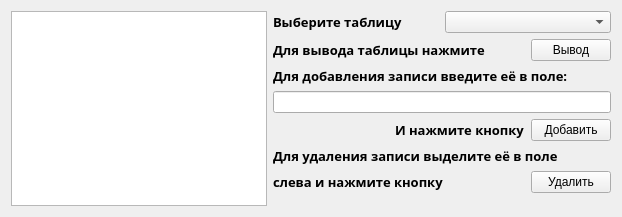
      <widget class="QWidget" name="tab_3">
       <attribute name="title">
        <string>Редактирование Таблиц</string>
       </attribute>
       <layout class="QGridLayout" name="gridLayout_3">
        <item row="0" column="0">
         <widget class="QListWidget" name="listWidget"/>
        </item>
        <item row="0" column="1">
         <layout class="QVBoxLayout" name="verticalLayout_3">
          <item>
           <layout class="QHBoxLayout" name="horizontalLayout">
            <item>
             <widget class="QLabel" name="label">
              <property name="font">
               <font>
                <family>Segoe UI Black</family>
                <pointsize>10</pointsize>
                <weight>75</weight>
                <bold>true</bold>
               </font>
              </property>
              <property name="text">
               <string>Выберите таблицу</string>
              </property>
             </widget>
            </item>
            <item>
             <widget class="QComboBox" name="comboBox_all"/>
            </item>
           </layout>
          </item>
          <item>
           <layout class="QHBoxLayout" name="horizontalLayout_2">
            <item>
             <widget class="QLabel" name="label_2">
              <property name="font">
               <font>
                <family>Segoe UI Black</family>
                <pointsize>10</pointsize>
                <weight>75</weight>
                <bold>true</bold>
               </font>
              </property>
              <property name="text">
               <string>Для вывода таблицы нажмите</string>
              </property>
             </widget>
            </item>
            <item>
             <spacer name="horizontalSpacer_3">
              <property name="orientation">
               <enum>Qt::Horizontal</enum>
              </property>
              <property name="sizeHint" stdset="0">
               <size>
                <width>40</width>
                <height>20</height>
               </size>
              </property>
             </spacer>
            </item>
            <item>
             <widget class="QPushButton" name="pushButton_Query">
              <property name="text">
               <string>Вывод</string>
              </property>
             </widget>
            </item>
           </layout>
          </item>
          <item>
           <layout class="QVBoxLayout" name="verticalLayout">
            <item>
             <widget class="QLabel" name="label_3">
              <property name="font">
               <font>
                <family>Segoe UI Black</family>
                <pointsize>10</pointsize>
                <weight>75</weight>
                <bold>true</bold>
               </font>
              </property>
              <property name="text">
               <string>Для добавления записи введите её в поле:</string>
              </property>
             </widget>
            </item>
            <item>
             <widget class="QLineEdit" name="lineEdit_AddName"/>
            </item>
            <item>
             <layout class="QHBoxLayout" name="horizontalLayout_3">
              <item>
               <spacer name="horizontalSpacer_2">
                <property name="orientation">
                 <enum>Qt::Horizontal</enum>
                </property>
                <property name="sizeHint" stdset="0">
                 <size>
                  <width>88</width>
                  <height>20</height>
                 </size>
                </property>
               </spacer>
              </item>
              <item>
               <widget class="QLabel" name="label_4">
                <property name="font">
                 <font>
                  <family>Segoe UI Black</family>
                  <pointsize>10</pointsize>
                  <weight>75</weight>
                  <bold>true</bold>
                 </font>
                </property>
                <property name="text">
                 <string>И нажмите кнопку</string>
                </property>
               </widget>
              </item>
              <item>
               <widget class="QPushButton" name="pushButton_2">
                <property name="text">
                 <string>Добавить</string>
                </property>
               </widget>
              </item>
             </layout>
            </item>
           </layout>
          </item>
          <item>
           <layout class="QVBoxLayout" name="verticalLayout_2">
            <item>
             <widget class="QLabel" name="label_5">
              <property name="font">
               <font>
                <family>Segoe UI Black</family>
                <pointsize>10</pointsize>
                <weight>75</weight>
                <bold>true</bold>
               </font>
              </property>
              <property name="text">
               <string>Для удаления записи выделите её в поле</string>
              </property>
             </widget>
            </item>
            <item>
             <layout class="QHBoxLayout" name="horizontalLayout_4">
              <item>
               <widget class="QLabel" name="label_6">
                <property name="font">
                 <font>
                  <family>Segoe UI Black</family>
                  <pointsize>10</pointsize>
                  <weight>75</weight>
                  <bold>true</bold>
                 </font>
                </property>
                <property name="text">
                 <string>слева и нажмите кнопку</string>
                </property>
               </widget>
              </item>
              <item>
               <spacer name="horizontalSpacer">
                <property name="orientation">
                 <enum>Qt::Horizontal</enum>
                </property>
                <property name="sizeHint" stdset="0">
                 <size>
                  <width>48</width>
                  <height>20</height>
                 </size>
                </property>
               </spacer>
              </item>
              <item>
               <widget class="QPushButton" name="pushButton_3">
                <property name="text">
                 <string>Удалить</string>
                </property>
               </widget>
              </item>
             </layout>
            </item>
            <item>
             <spacer name="verticalSpacer_4">
              <property name="orientation">
               <enum>Qt::Vertical</enum>
              </property>
              <property name="sizeHint" stdset="0">
               <size>
                <width>20</width>
                <height>13</height>
               </size>
              </property>
             </spacer>
            </item>
           </layout>
          </item>
         </layout>
        </item>
       </layout>
      </widget>
